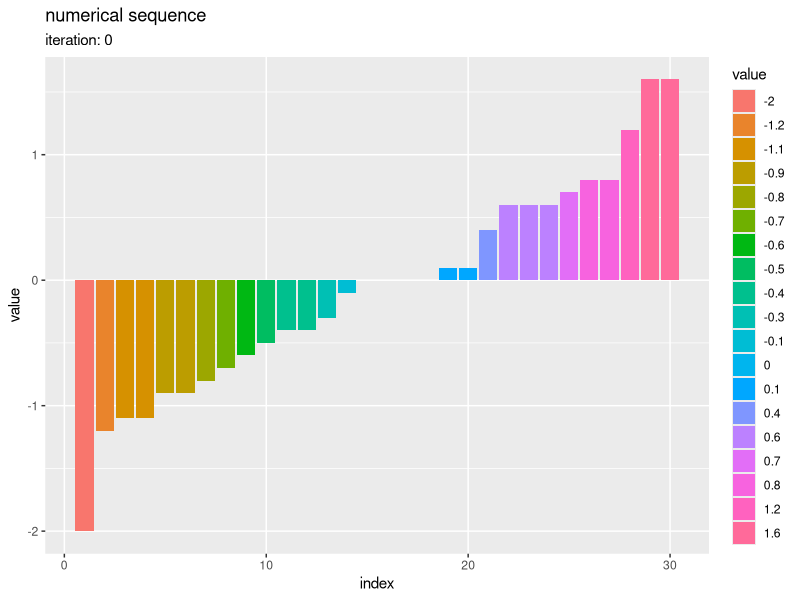
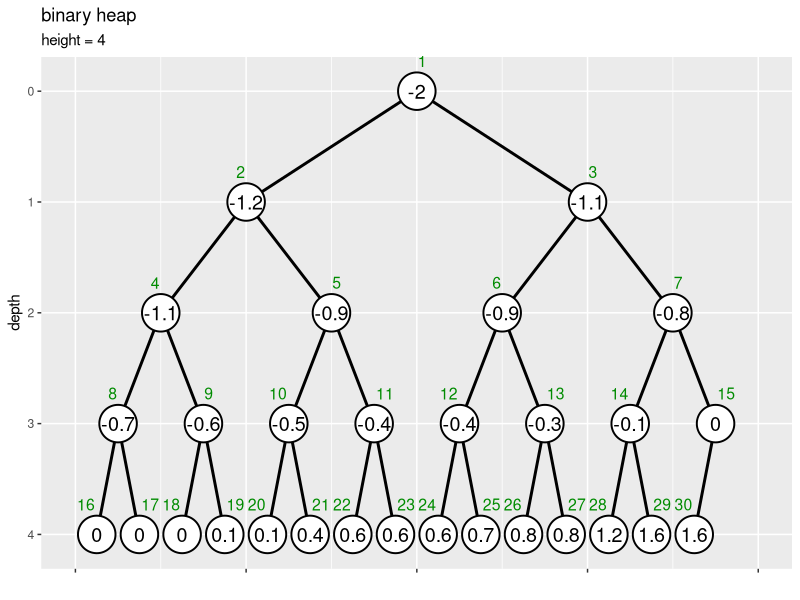

The R script that drew these images, in order: (Note: this script raises an error after producing the figures.)

# 12.6 ヒープソート -------------------------------------------------------------

# 利用パッケージ
library(tidyverse)
library(gganimate)

# チェック用
library(ggplot2)


# 実装 ----------------------------------------------------------------------

# 部分木のヒープ化の実装
sub_heapify <- function(vec, i, N) {
  
  # 左側の子のインデックスを計算
  child_idx <- i * 2
  
  # 子がなければ終了
  if(child_idx > N) return(vec)
  
  # 値が大きい方の子のインデックスを設定
  if(child_idx+1 <= N & vec[child_idx+1] > vec[child_idx]) { # (&の左がFALSEだと右が処理されずNAにならないので動く)
    child_idx <- child_idx + 1
  }
  
  # 子が親以下なら終了
  if(vec[child_idx] <= vec[i]) return(vec)
  
  # 子と親を入替
  vec[1:N] <- replace(x = vec, list = c(child_idx, i), values = vec[c(i, child_idx)])
  
  # 子を根としてヒープ化
  vec[1:N] <- sub_heapify(vec, child_idx, N)
  
  # 数列を出力
  return(vec)
}

# ヒープ化の実装
heapify <- function(vec) {
  
  # 要素数を取得
  N <- length(vec)
  
  # 葉を除くノード番号の最大値を設定
  max_i <- N %/% 2
  
  # 全体をヒープ化
  for(i in max_i:1) {
    
    # i番目の頂点を根とする部分木をヒープ化
    vec[1:N] <- sub_heapify(vec, i, N)
  }
  
  # 数列を出力
  return(vec)
}

# ヒープソートの実装
heap_sort <- function(vec) {
  
  # 数列の要素数を取得
  N <- length(vec)
  
  # 葉を除くノード番号の最大値を設定
  max_i <- N %/% 2
  
  # 全体をヒープ化(1番目の最大値を探索)
  for(i in max_i:1) {
    
    # i番目の頂点を根とする部分木をヒープ化
    vec[1:N] <- sub_heapify(vec, i, N)
  }
  
  # 全体をソート
  for(i in N:2) {
    
    # 「前からi番目までの最大値」を「後ろからi番目の要素」と入替
    vec[1:N] <- replace(x = vec, list = c(1, i), values = vec[c(i, 1)])
    
    # 前からi-1番目までの要素(N-i+1個の最大値を除く要素)をヒープ化(N-i+2番目の最大値を探索)
    vec[1:(i-1)] <- sub_heapify(vec[1:(i-1)], 1, i-1)
  }
  
  # 数列を出力
  return(vec)
}


# 要素数を指定
N <- 30

# 数列を作成
a <- sample(x = 1:N, size = N, replace = FALSE)
a <- rnorm(n = N, mean = 0, sd = 1) |> 
  round(digits = 1)
a

# ソート
heap_sort(a)
sum(!(heap_sort(a) == sort(a)))


### ・作図 ----

# ヒープ化
a <- heap_sort(a)

# 要素数を取得
N <- length(a)

# 数列を格納
tmp_df <- tibble::tibble(
  iteration = 0,   # 試行回数
  id        = 1:N, # 元のインデックス
  index     = 1:N, # 各試行のインデックス
  value     = a    # 要素
)

# 数列を作図
ggplot() + 
  geom_bar(data = tmp_df, 
           mapping = aes(x = index, y = value, fill = factor(value)), stat = "identity") + 
  theme(panel.grid.minor.x = element_blank()) + 
  labs(title = "numerical sequence", 
       subtitle = paste0("iteration: ", unique(tmp_df[["iteration"]])), 
       fill = "value", 
       x = "index", y = "value")


# ノードの座標を作成
d <- 0.6
vertex_df <- tibble::tibble(
  value = a, 
  index = 1:length(a), 
  depth = floor(log2(index)), # 縦方向のノード位置
  col_idx = index - 2^depth + 1, # 深さごとのノード番号
  coord_x = (col_idx * 2 - 1) * 1/(2^depth * 2), # 横方向のノード位置
  label_offset = dplyr::if_else(
    condition = index%%2 == 0, true = 0.5+d, false = 0.5-d
  ) # ラベル位置を左右にズラす
)

# エッジの座標を作成
edge_df <- dplyr::bind_rows(
  # 子ノードの座標
  vertex_df |> 
    dplyr::filter(depth > 0) |> # 根を除去
    dplyr::mutate(
      edge_id   = index, 
      node_type = "childe" # (確認用)
    ), 
  # 親ノードの座標
  vertex_df |> 
    dplyr::filter(depth > 0) |> # 根を除去
    dplyr::mutate(
      edge_id   = index, 
      node_type = "parent", # (確認用)
      depth   = depth - 1, # 縦方向のノード位置
      index   = index %/% 2, 
      col_idx = index - 2^depth + 1, # 深さごとのノード番号
      coord_x = (col_idx * 2 - 1) * 1/(2^depth * 2) # 横方向のノード位置
    )
) |> 
  dplyr::select(!label_offset) |> 
  dplyr::arrange(edge_id, depth)

# ツリーの高さを取得
max_h <- floor(log2(N))

# 二分木を作図
d <- 0.1
ggplot() + 
  geom_path(data = edge_df, 
            mapping = aes(x = coord_x, y = depth, group = edge_id), 
            linewidth = 1) + # 辺
  geom_point(data = vertex_df, 
             mapping = aes(x = coord_x, y = depth), 
             size = 12, shape = "circle filled", fill = "white", stroke = 1) + # 頂点
  geom_text(data = vertex_df, 
            mapping = aes(x = coord_x, y = depth, label = value), 
            size = 5) + # 値ラベル
  geom_text(data = vertex_df, 
            mapping = aes(x = coord_x, y = depth, label = index, hjust = label_offset), 
            size = 4, vjust = -2, color = "green4") + # 位置ラベル
  scale_x_continuous(labels = NULL, name = "") + 
  scale_y_reverse(breaks = 0:max_h, minor_breaks = FALSE) + 
  coord_cartesian(xlim = c(0, 1), ylim = c(max_h+d, -d)) + 
  labs(title = "binary heap", 
       subtitle = paste0("height = ", max_h), 
       y = "depth")


# 可視化：部分木ごとに操作 ---------------------------------------------------------------------

# 部分木のヒープ化の実装
trace_sub_heapify <- function(value, index, i, N) {
  
  # 値・インデックスを取得
  val_vec <- value
  idx_vec <- index
  
  # 左側の子のインデックスを計算
  child_idx <- i * 2
  
  # 子がなければ終了
  if(child_idx > N) {
    lt <- list(value = val_vec, index = idx_vec)
    return(lt)
  }
  
  # 値が大きい方の子のインデックスを設定
  if(child_idx+1 <= N & val_vec[child_idx+1] > val_vec[child_idx]) { # (&の左がFALSEだと右が処理されずNAにならないので動く)
    child_idx <- child_idx + 1
  }
  
  # 子が親以下なら終了
  if(val_vec[child_idx] <= val_vec[i]) {
    lt <- list(value = val_vec, index = idx_vec)
    return(lt)
  }
  
  # 子と親を入替
  val_vec[1:N] <- replace(x = val_vec, list = c(child_idx, i), values = val_vec[c(i, child_idx)])
  idx_vec[1:N] <- replace(x = idx_vec, list = c(child_idx, i), values = idx_vec[c(i, child_idx)])
  
  # 子を根としてヒープ化
  res_lt <- trace_sub_heapify(val_vec, idx_vec, child_idx, N)
  val_vec[1:N] <- res_lt[["value"]]
  idx_vec[1:N] <- res_lt[["index"]]
  
  # 数列を出力
  lt <- list(value = val_vec, index = idx_vec)
  return(lt)
}


### ・作図データの作成 -----

# 要素数を指定
N <- 20

# ヒープを作成
a <- rnorm(n = N, mean = 0, sd = 1) |> 
  round(digits = 1) |> 
  heapify()

# 数列を格納
tmp_df <- tibble::tibble(
  iteration = 0,   # 試行回数
  id        = 1:N, # 元のインデックス
  index     = id,  # 各試行のインデックス
  value     = a,   # 要素
  heap_num  = N,   # ヒープの要素数
  target_flag = FALSE, # 入替対象
  sorted_flag = FALSE  # ソート済み要素
)

# 作図用のオブジェクトを初期化
id_vec   <- 1:N
trace_df <- tmp_df

# 全体をソート
iter <- 0
for(i in N:2) {
  
  ## 最大値の入替操作
  
  # 1番目(i番目までの最大値)とi番目の要素を入替
  a[1:N]      <- replace(x = a, list = c(1, i), values = a[c(i, 1)])
  id_vec[1:N] <- replace(x = id_vec, list = c(1, i), values = id_vec[c(i, 1)])
  
  # 数列を格納
  tmp_df <- tibble::tibble(
    iteration = iter + 1, 
    id        = id_vec, 
    index     = 1:N, 
    value     = a, 
    heap_num  = i, # (作図用にi番目のヒープとしてカウントしておく)
    target_flag = index %in% c(1, i), # 入替要素:(最大値と最後尾)
    sorted_flag = index >= i
  )
  
  # 数列を記録
  trace_df <- dplyr::bind_rows(trace_df, tmp_df)
  
  # 途中経過を表示
  print(paste0("--- iteration: ", iter+1, " ---"))
  print(a)
  
  ## ヒープ化操作(最大値の探索)
  
  # 要素が1つならヒープ化不要
  if(i == 2) break
  
  # i-1番目までの要素をヒープ化(N-i+2個目の最大値を探索)
  res_lt <- trace_sub_heapify(a[1:(i-1)], id_vec[1:(i-1)], i = 1, N = i-1)
  a[1:(i-1)]      <- res_lt[["value"]]
  id_vec[1:(i-1)] <- res_lt[["index"]]
  
  # 数列を格納
  tmp_df <- tibble::tibble(
    iteration = iter + 2, 
    id        = id_vec, 
    index     = 1:N, 
    value     = a, 
    heap_num  = i - 1, 
    target_flag = FALSE, 
    sorted_flag = index >= i
  )
  
  # 数列を記録
  trace_df <- dplyr::bind_rows(trace_df, tmp_df)
  
  # 試行回数をカウント
  iter <- iter + 2
}


### ・バイナリツリー -----

# 頂点の座標を作成
trace_vertex_df <- trace_df |> 
  dplyr::mutate(
    depth   = floor(log2(index)), # 縦方向のノード位置
    col_idx = index - 2^depth + 1, 
    coord_x = (col_idx * 2 - 1) * 1/(2^depth * 2), # 横方向のノード位置
  ) |> 
  dplyr::arrange(iteration, id) |> # IDの割当用
  dplyr::group_by(iteration, value) |> # IDの割当用
  dplyr::mutate(
    dup_id    = dplyr::row_number(id), # 重複IDを割当
    dup_num   = max(dup_id), # 重複の判定用
    dup_label = dplyr::if_else(
      condition = dup_num > 1, true = paste0("(", dup_id, ")"), false = ""
    ) # 重複要素のみラベルを作成
  ) |> 
  dplyr::ungroup() |> 
  dplyr::arrange(iteration, index)

# 辺の座標を作成
edge_df <- dplyr::bind_rows(
  # 子ノードの座標
  trace_vertex_df |> 
    dplyr::filter(iteration == 0, depth > 0) |> # 1試行分のデータを抽出・根を除去
    dplyr::mutate(
      edge_id = index
    ), 
  # 親ノードの座標
  trace_vertex_df |> 
    dplyr::filter(iteration == 0, depth > 0) |> # 1試行分のデータを抽出・根を除去
    dplyr::mutate(
      edge_id = index, # 子インデックス
      depth   = depth - 1, 
      index   = index %/% 2, # 親インデックス
      col_idx = index - 2^depth + 1, 
      coord_x = (col_idx * 2 - 1) * 1/(2^depth * 2)
    )
) |> 
  dplyr::select(!iteration) |> # フレーム遷移の影響から外す
  dplyr::arrange(edge_id, depth)

# インデックスラベルの座標を作成
d <- 0.6
index_df <- trace_vertex_df |> 
  dplyr::filter(iteration == 0) |> # 1試行分のデータを抽出
  dplyr::mutate(
    offset = dplyr::if_else(
      condition = index%%2 == 0, true = 0.5+d, false = 0.5-d
    ) # ラベル位置を左右にズラす
  ) |> 
  dplyr::select(!iteration) # フレーム遷移の影響から外す

# 入替対象の頂点の座標を作成
target_vertex_df <- dplyr::bind_rows(
  # 最大値との入替要素の座標
  trace_vertex_df |> 
    dplyr::filter(target_flag) |> # 入替要素を抽出
    dplyr::mutate(
      vertex_type = "max"
    ), 
  # (ヒープの最大値・最後尾を除く)ヒープ化要素の座標
  trace_vertex_df |> 
    dplyr::filter(!sorted_flag, !target_flag) |> # ヒープ要素を抽出
    dplyr::mutate(
      vertex_type = "heap"
    ), 
  # ソート済み要素の座標
  trace_vertex_df |> 
    dplyr::filter(sorted_flag, !target_flag) |> # ソート済み要素を抽出
    dplyr::mutate(
      vertex_type = "sort"
    ), 
  # フレーム調整用に最終値を複製
  trace_vertex_df |> 
    dplyr::filter(iteration == max(iteration)) |> # 最終結果を抽出
    dplyr::mutate(
      vertex_type = "sort", 
      heap_num    = 0, 
      target_flag = FALSE, 
      sort_flag   = TRUE, 
      iteration   = iteration + 1 # フレーム調整用
    )
) |> 
  dplyr::filter(iteration > 0) |> # フレーム調整用
  dplyr::mutate(
    vertex_label = paste0("iter: ", iteration, ", idx: ", index), 
    iteration = iteration - 1 # 表示フレームを調整
  ) |> 
  dplyr::arrange(iteration, index)

# 最大値との入替対象の辺の座標を計算
swap_edge_df <- target_vertex_df |> 
  dplyr::filter(target_flag) |> # 入替要素を抽出
  dplyr::arrange(iteration, index)

# ヒープ対象の辺の座標を計算
heap_edge_df <- dplyr::bind_rows(
  # 親の座標
  target_vertex_df |> 
    dplyr::filter(index <= heap_num%/%2) |> # 葉とソート済み要素を除去
    tidyr::uncount(weights = 2, .id = "childe_id") |> # 子の数に複製
    dplyr::mutate(
      vertex_type = "heap", 
      childe_id = childe_id - 1, # 行番号を子IDに変換
      edge_id   = index*2+childe_id # 子インデックス
    ) |> 
  dplyr::filter(edge_id <= heap_num), # 子がなければ除去
  # 子の座標
  target_vertex_df |> 
    dplyr::filter(index > 1, index <= heap_num) |> # 根とソート済み要素を除去
    dplyr::mutate(
      vertex_type = "heap", 
      edge_id = index
    ), 
) |> 
  dplyr::mutate(
    edge_label = paste0("iter: ", iteration+1, ", idx: ", edge_id)
  ) |> 
  dplyr::arrange(iteration, edge_id, index)


# ヒープソートのアニメーションを作図
max_h <- floor(log2(N))
graph <- ggplot() + 
  geom_path(data = edge_df, 
            mapping = aes(x = coord_x, y = depth, group = edge_id), 
            linewidth = 1) + # 辺
  geom_path(data = heap_edge_df,
            mapping = aes(x = coord_x, y = depth, group = edge_label),
            color = "blue", linewidth = 1, linetype = "dashed") + # ヒープ対象の辺
  geom_path(data = swap_edge_df,
            mapping = aes(x = coord_x, y = depth, group = iteration),
            color = "red", linewidth = 1, linetype = "dashed") + # 入替対象の辺
  geom_point(data = target_vertex_df,
             mapping = aes(x = coord_x, y = depth, color = vertex_type, group = vertex_label),
             size = 15, alpha = 0.6) + # 入替対象の頂点
  geom_point(data = trace_vertex_df,
             mapping = aes(x = coord_x, y = depth, group = id),
             size = 12, shape = "circle filled", fill = "white", stroke = 1) + # 頂点
  geom_text(data = trace_vertex_df,
            mapping = aes(x = coord_x, y = depth, label = as.character(value), group = id),
            size = 4.5) + # 値ラベル
  geom_text(data = trace_vertex_df,
            mapping = aes(x = coord_x, y = depth, label = dup_label, group = id),
            size = 4, vjust = 2.5) + # 重複ラベル
  geom_text(data = index_df, 
            mapping = aes(x = coord_x, y = depth, label = index, hjust = offset), 
            size = 4, vjust = -1.9, color = "green4") + # インデックスラベル
  gganimate::transition_states(states = iteration, transition_length = 9, state_length = 1, wrap = FALSE) + # フレーム遷移
  gganimate::ease_aes("cubic-in-out") + # 遷移の緩急
  scale_x_continuous(labels = NULL) + 
  scale_y_reverse(breaks = 0:max_h, minor_breaks = FALSE) + 
  scale_color_manual(breaks = c("max", "heap", "sort"),
                     values = c("red", "blue", "orange"),
                     labels = c("swap", "heap", "sorted"),
                     name = "vertex") + # (凡例表示用)
  coord_cartesian(xlim = c(0, 1)) + 
  labs(title = "heap sort", 
       subtitle = "iteration: {next_state}", 
       x = "", y = "depth")

# フレーム数を取得
frame_num <- max(trace_df[["iteration"]]) + 1

# 遷移フレーム数を指定
s <- 20

# gif画像を作成
gganimate::animate(
  plot = graph, 
  nframes = (frame_num + 2)*s, start_pause = s, end_pause = s, fps = 20, 
  width = 1200, height = 600, 
  renderer = gganimate::gifski_renderer()
)


### ・バーチャート -----

# 重複ラベルを作成
dup_label_df <- trace_df |> 
  dplyr::arrange(iteration, id) |> # IDの割当用
  dplyr::group_by(iteration, value) |> # IDの割当用
  dplyr::mutate(
    dup_id    = dplyr::row_number(id), # 重複IDを割当
    dup_num   = max(dup_id), # 重複の判定用
    dup_label = dplyr::if_else(
      condition = dup_num > 1, true = paste0("(", dup_id, ")"), false = ""
    ) # 重複要素のみラベルを作成
  ) |> 
  dplyr::ungroup() |> 
  dplyr::arrange(iteration, index)

# 入替対象の座標を作成
range_swap_df <- trace_df |> 
  dplyr::filter(iteration%%2 == 0) |> # 入替操作前のデータを抽出
  dplyr::group_by(iteration) |> # 入替対象の抽出用
  dplyr::filter(index %in% c(1, N-0.5*iteration)) |> # 入替対象の抽出
  dplyr::ungroup() |> 
  dplyr::mutate(
    bar_label = paste0("iter: ", iteration, ", idx: ", index)
  )

# ヒープの最大値を作成
upper_df <- trace_df |> 
  dplyr::filter(target_flag) |> # 入替操作時のデータを抽出
  dplyr::group_by(iteration) |> # 最大値の抽出用
  dplyr::filter(index != 1) |> # 最大値を抽出
  dplyr::ungroup() |> 
  dplyr::mutate(
    iteration = iteration - 1 # 表示フレームを調整
  )

# ヒープ範囲の座標を作成
d <- 0.2
range_heap_df <- tibble::tibble(
  iteration = 0:(2*N-3), 
  left  = 1, 
  right = c(N, rep((N-1):2, each = 2), 0), 
  x     = 0.5 * (left + right), 
  y     = 0.5 * (max(a) + min(c(0, a))), 
  w     = right - left + 1, 
  h     = max(a) - min(c(0, a)) + d
)

# ソート済み範囲の座標を作成
range_sort_df <- tibble::tibble(
  iteration = 0:(2*N-3), 
  left  = c(N+1, rep(N:3, each = 2), 1), 
  right = N, 
  x     = 0.5 * (left + right), 
  y     = 0.5 * (max(a) + min(c(0, a))), 
  w     = right - left + 1, 
  h     = max(a) - min(c(0, a)) + d
)


# ソートのアニメーションを作図
graph <- ggplot() + 
  geom_tile(data = range_heap_df,
            mapping = aes(x = x, y = y, width = w, height = h, color = "heap"), 
            fill = "blue", alpha = 0.1, linewidth = 1, linetype = "dashed") + # ヒープ範囲
  geom_tile(data = range_sort_df,
            mapping = aes(x = x, y = y, width = w, height = h, color = "sort"), 
            fill = "orange", alpha = 0.1, linewidth = 1, linetype = "dashed") + # ソート済み範囲
  geom_bar(data = range_swap_df,
           mapping = aes(x = index, y = value, color = "max", group = bar_label), 
           stat = "identity", 
           fill = "red", alpha = 0.1, linewidth = 1, linetype = "dashed") + # 入替対象
  geom_bar(data = trace_df,
           mapping = aes(x = index, y = value, fill = factor(value), group = id),
           stat = "identity", show.legend = FALSE) + # 全ての要素
  geom_text(data = trace_df,
            mapping = aes(x = index, y = 0, label = as.character(value), group = id),
            vjust = -0.5, size = 4) + # 要素ラベル
  geom_text(data = dup_label_df,
            mapping = aes(x = index, y = 0, label = dup_label, group = id),
            vjust = 1, size = 3) + # 重複ラベル
  geom_hline(data = upper_df, 
             mapping = aes(yintercept = value), 
             color = "red", linewidth = 1, linetype = "dotted") + # ヒープの最大値
  gganimate::transition_states(states = iteration, transition_length = 9, state_length = 1, wrap = FALSE) + # フレーム遷移
  gganimate::ease_aes("cubic-in-out") + # 遷移の緩急
  scale_color_manual(breaks = c("max", "heap", "sort"), 
                     values = c("red", "blue", "orange"), 
                     labels = c("swap", "heap", "sorted"), 
                     name = "bar") + # (凡例表示用)
  guides(color = guide_legend(override.aes = list(fill = c("red", "blue", "orange")))) + # 凡例の体裁
  theme(panel.grid.minor.x = element_blank()) + 
  labs(title = "heap sort", 
       subtitle = "iteration: {next_state}", 
       x = "index", y = "value")

# フレーム数を設定
frame_num <- max(trace_df[["iteration"]]) + 1

# 遷移フレーム数を指定
s <- 20

# gif画像を作成
gganimate::animate(
  plot = graph, 
  nframes = (frame_num + 2)*s, start_pause = s, end_pause = s, fps = 20, 
  width = 1200, height = 900, 
  renderer = gganimate::gifski_renderer()
)


# 可視化：要素ごとに操作 ---------------------------------------------------------------------
